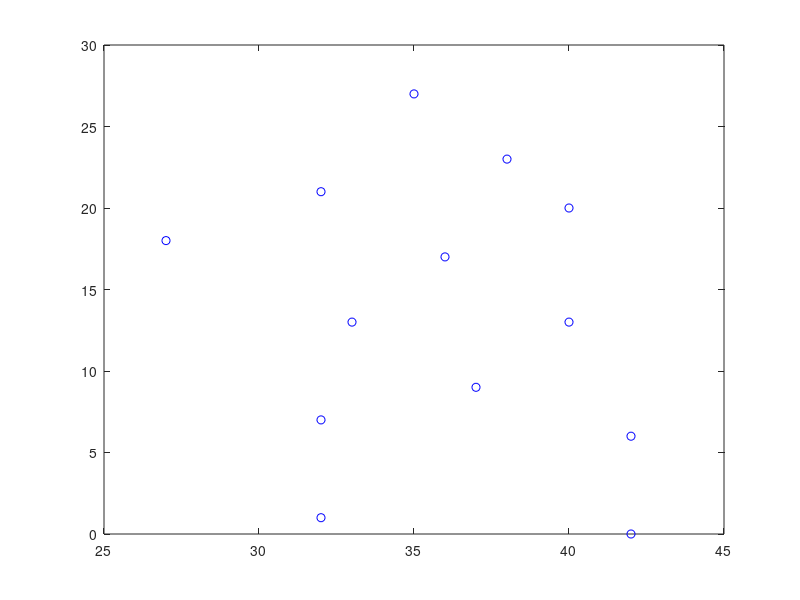

This figure's MATLAB source:
% Given two 2D shapes with sufficient number of circles (apparently at
% least 12), check if the element-wise multiplication of their fourier
% representations capture collisions.
function [] = s05_collisionNFFT () 

  addpath(genpath('3rdParty'));
  
  % Hardcode the center of the radii for the first shape
  clf
  P = [10,3; 7,7;13,9;5,10;18,12;9,13;12,17;5,17;8,21;13,23;3,24;13,29;3,30];
  P(:,2) = 30 - P(:,2);
  for i = 1 : size(P,1), drawCircle(P(i,:), 3.5); end;
  plot(P(:,1), P(:,2),'ko')
  
  % Take its symmetry
  P2 = P; 
  P2(:,1) = -P2(:,1) + 45;
  for i = 1 : size(P2,1), drawCircle(P2(i,:), 3.5, 'b'); end;
  plot(P2(:,1), P2(:,2),'bo')
  
  % Take the fourier transform using NFFT 
  % USE EQ 8. 
end